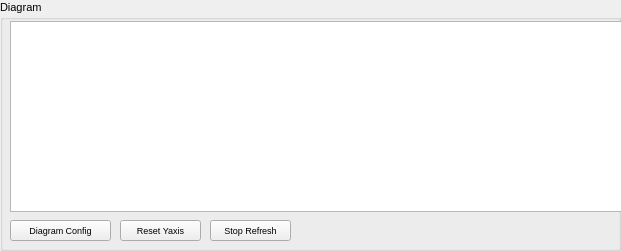
   <widget class="QGroupBox" name="groupBox_diagram">
    <property name="geometry">
     <rect>
      <x>390</x>
      <y>420</y>
      <width>621</width>
      <height>251</height>
     </rect>
    </property>
    <property name="font">
     <font>
      <family>Arial</family>
      <pointsize>8</pointsize>
     </font>
    </property>
    <property name="title">
     <string>Diagram</string>
    </property>
    <widget class="PlotWidget" name="plotWidget_diagram">
     <property name="geometry">
      <rect>
       <x>10</x>
       <y>21</y>
       <width>621</width>
       <height>191</height>
      </rect>
     </property>
     <property name="font">
      <font>
       <family>Arial</family>
       <pointsize>7</pointsize>
      </font>
     </property>
     <property name="styleSheet">
      <string notr="true"/>
     </property>
    </widget>
    <widget class="QPushButton" name="pushButton_diagram_config">
     <property name="geometry">
      <rect>
       <x>10</x>
       <y>220</y>
       <width>101</width>
       <height>21</height>
      </rect>
     </property>
     <property name="font">
      <font>
       <family>Arial</family>
       <pointsize>7</pointsize>
      </font>
     </property>
     <property name="text">
      <string>Diagram Config</string>
     </property>
    </widget>
    <widget class="QPushButton" name="pushButton_diagram_resetY">
     <property name="geometry">
      <rect>
       <x>120</x>
       <y>220</y>
       <width>81</width>
       <height>21</height>
      </rect>
     </property>
     <property name="font">
      <font>
       <family>Arial</family>
       <pointsize>7</pointsize>
      </font>
     </property>
     <property name="text">
      <string>Reset Yaxis</string>
     </property>
    </widget>
    <widget class="QPushButton" name="pushButton_diagram_refresh">
     <property name="geometry">
      <rect>
       <x>210</x>
       <y>220</y>
       <width>81</width>
       <height>21</height>
      </rect>
     </property>
     <property name="font">
      <font>
       <family>Arial</family>
       <pointsize>7</pointsize>
      </font>
     </property>
     <property name="text">
      <string>Stop Refresh</string>
     </property>
    </widget>
   </widget>
